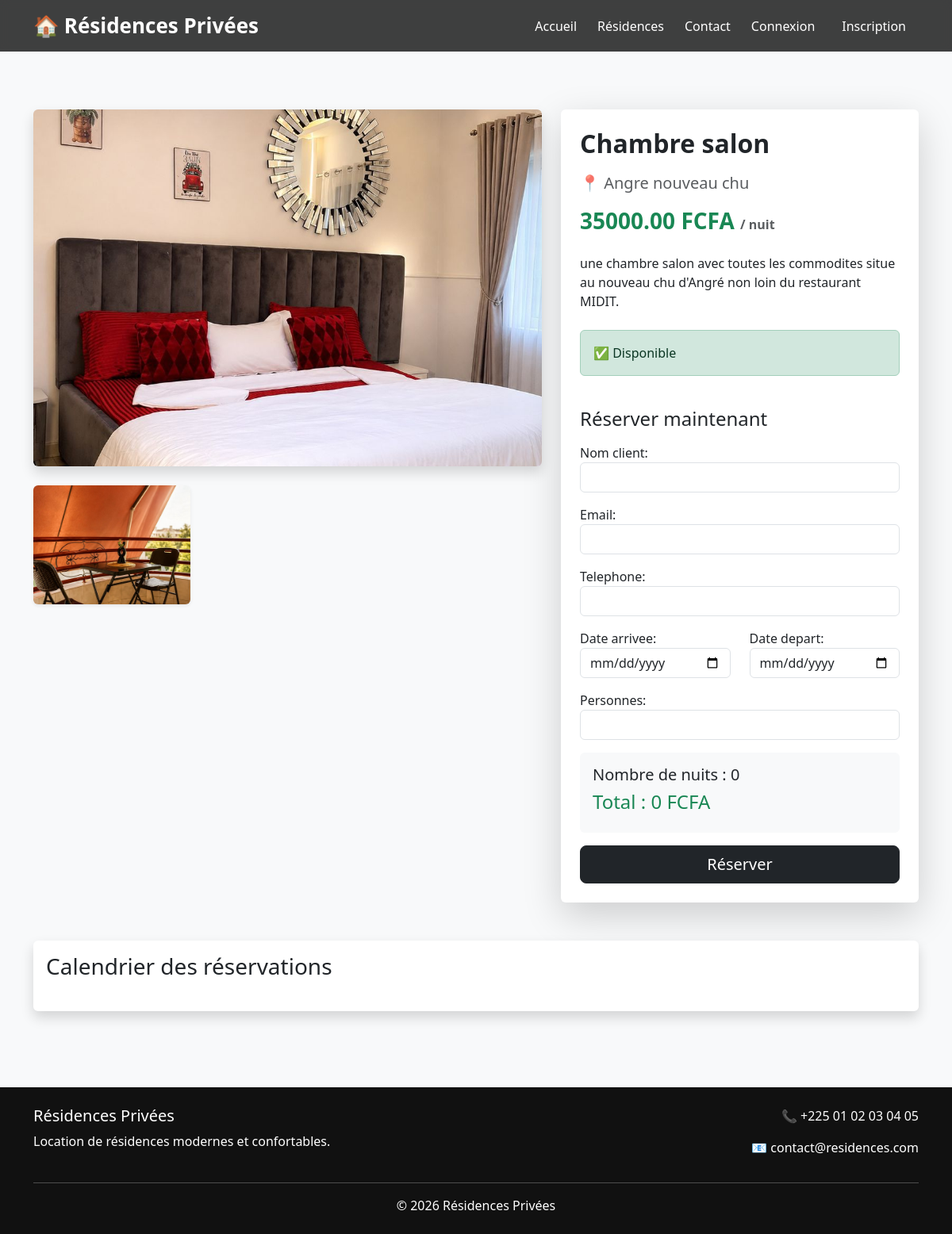
/residences/6/, run on the app's committed database.
### core/models.py (models this page shows, shortened)
class Residence(models.Model):
    nom = models.CharField(max_length=200)
    ville = models.CharField(max_length=100)
    description = models.TextField()
    prix_par_nuit = models.DecimalField(max_digits=10, decimal_places=2)
    disponible = models.BooleanField(default=True)
    image = models.ImageField(upload_to='residences/', blank=True, null=True)

class ImageResidence(models.Model):
    residence = models.ForeignKey(
        Residence,
        on_delete=models.CASCADE,
        related_name='images'
    )
    image = models.ImageField(upload_to='residences/')

### core/views.py (the view)
# urls.py: path('residences/<int:id>/', views.residence_detail, name='residence_detail'),
def residence_detail(request, id):
    residence = get_object_or_404(Residence, id=id)
    reservations = Reservation.objects.filter(residence=residence)
    dates_reservees = []
    for r in reservations:
        dates_reservees.append({
            "start": r.date_arrivee.strftime("%Y-%m-%d"),
            "end": r.date_depart.strftime("%Y-%m-%d")
        })
    if request.method == 'POST':
        form = ReservationForm(request.POST)
        if form.is_valid():
            date_arrivee = form.cleaned_data['date_arrivee']
            date_depart = form.cleaned_data['date_depart']
            conflits = Reservation.objects.filter(
                residence=residence,
                date_arrivee__lt=date_depart,
                date_depart__gt=date_arrivee
            )
            if conflits.exists():
                messages.error(request, "Ces dates sont déjà réservées.")
            else:
                reservation = form.save(commit=False)
                reservation.residence = residence
                reservation.save()
                messages.success(request, "Réservation enregistrée")
                return redirect('residence_detail', id=residence.id)
    else:
        form = ReservationForm()
        residence = get_object_or_404(Residence, id=id)
    reservations = Reservation.objects.filter(residence=residence)
    dates_reservees = []
    for r in reservations:
        dates_reservees.append({
            "from": r.date_arrivee.strftime("%Y-%m-%d"),
            "to": r.date_depart.strftime("%Y-%m-%d")
        })
    return render(request, 'core/residence_detail.html', {
    'residence': residence,
    'form': form,
    'reservations': reservations,
    'dates_reservees': dates_reservees
})

### core/forms.py
class ReservationForm(forms.ModelForm):
    class Meta:
        model = Reservation
        fields = ['nom_client', 'email', 'telephone', 'date_arrivee', 'date_depart', 'personnes']
        widgets = {
            'date_arrivee': forms.DateInput(attrs={'type': 'date', 'class': 'form-control'}),
            'date_depart': forms.DateInput(attrs={'type': 'date', 'class': 'form-control'}),
            'nom_client': forms.TextInput(attrs={'class': 'form-control'}),
            'email': forms.EmailInput(attrs={'class': 'form-control'}),
            'telephone': forms.TextInput(attrs={'class': 'form-control'}),
            'personnes': forms.NumberInput(attrs={'class': 'form-control', 'min': 1}),
        }

### core/templates/core/residence_detail.html (shortened to what this page needs)
{% extends "core/base.html" %}
{% load static %}
{% block content %}
<div class="container py-5">
    <div class="row">
        <div class="col-lg-7">
            {% if residence.image %}
                <img src="{{ residence.image.url }}"
                     class="img-fluid rounded shadow mb-4 w-100"
                     style="height:450px; object-fit:cover;">
            {% else %}
                <img src="{% static 'core/images/residences/villa1.jpg' %}"
                     class="img-fluid rounded shadow mb-4 w-100"
                     style="height:450px; object-fit:cover;">
            {% endif %}
            <div class="row">
                {% for img in residence.images.all %}
                    <div class="col-md-4 mb-3">
                        <img src="{{ img.image.url }}"
                             class="img-fluid rounded shadow-sm"
                             style="height:150px; width:100%; object-fit:cover;">
                    </div>
                {% empty %}
                    <div class="col-12">
                        <div class="alert alert-light">
                            Aucune image supplémentaire.
                        </div>
                    </div>
                {% endfor %}
            </div>
        </div>
        <div class="col-lg-5">
            <div class="card border-0 shadow-lg p-4">
                <h2 class="fw-bold mb-3">
                    {{ residence.nom }}
                </h2>
                <p class="text-muted fs-5">
                    📍 {{ residence.ville }}
                </p>
                <h3 class="text-success fw-bold mb-4">
                    {{ residence.prix_par_nuit }} FCFA
                    <small class="text-muted fs-6">/ nuit</small>
                </h3>
                <p class="mb-4">
                    {{ residence.description }}
                </p>
                {% if residence.disponible %}
                    <div class="alert alert-success">
                        ✅ Disponible
                    </div>
                {% else %}
                    <div class="alert alert-danger">
                        ❌ Non disponible
                    </div>
                {% endif %}
                <h4 class="mt-4 mb-3">
                    Réserver maintenant
                </h4>
                <form method="POST">
                    <div class="mb-3">
                        {{ form.nom_client.label_tag }}
                        {{ form.nom_client }}
                    </div>
                    <div class="mb-3">
                        {{ form.email.label_tag }}
                        {{ form.email }}
                    </div>
                    <div class="mb-3">
                        {{ form.telephone.label_tag }}
                        {{ form.telephone }}
                    </div>
                    <div class="row">
                        <div class="col-md-6 mb-3">
                            {{ form.date_arrivee.label_tag }}
                            {{ form.date_arrivee }}
                        </div>
                        <div class="col-md-6 mb-3">
                            {{ form.date_depart.label_tag }}
                            {{ form.date_depart }}
                        </div>
                    </div>
                    <div class="mb-3">
                        {{ form.personnes.label_tag }}
                        {{ form.personnes }}
                    </div>
                    <div class="card bg-light border-0 p-3 mb-3">
                        <h5>
                            Nombre de nuits :
                            <span id="nb-nuits">0</span>
                        </h5>
                        <h4 class="text-success">
                            Total :
                            <span id="prix-total">0</span>
                            FCFA
                        </h4>
                    </div>
                    <button type="submit"
                            class="btn btn-dark w-100 btn-lg">
                        Réserver
                    </button>
                </form>
            </div>
        </div>
    </div>
    <div class="mt-5">
        <div class="card shadow border-0">
            <div class="card-body">
                <h3 class="mb-4">
                    Calendrier des réservations
                </h3>
            </div>
        </div>
    </div>
</div>
{% endblock %}

### core/templates/core/base.html (style rules this page uses)
body { background:#f8f9fa; }

### data on the page
Residence: image (picture), nom "Chambre salon", ville "Angre nouveau chu", prix_par_nuit "35000.00", description "une chambre salon avec toutes les commodites situe au nouveau chu d'Angré non loin du restaurant MIDIT."
ImageResidence: image (picture)
